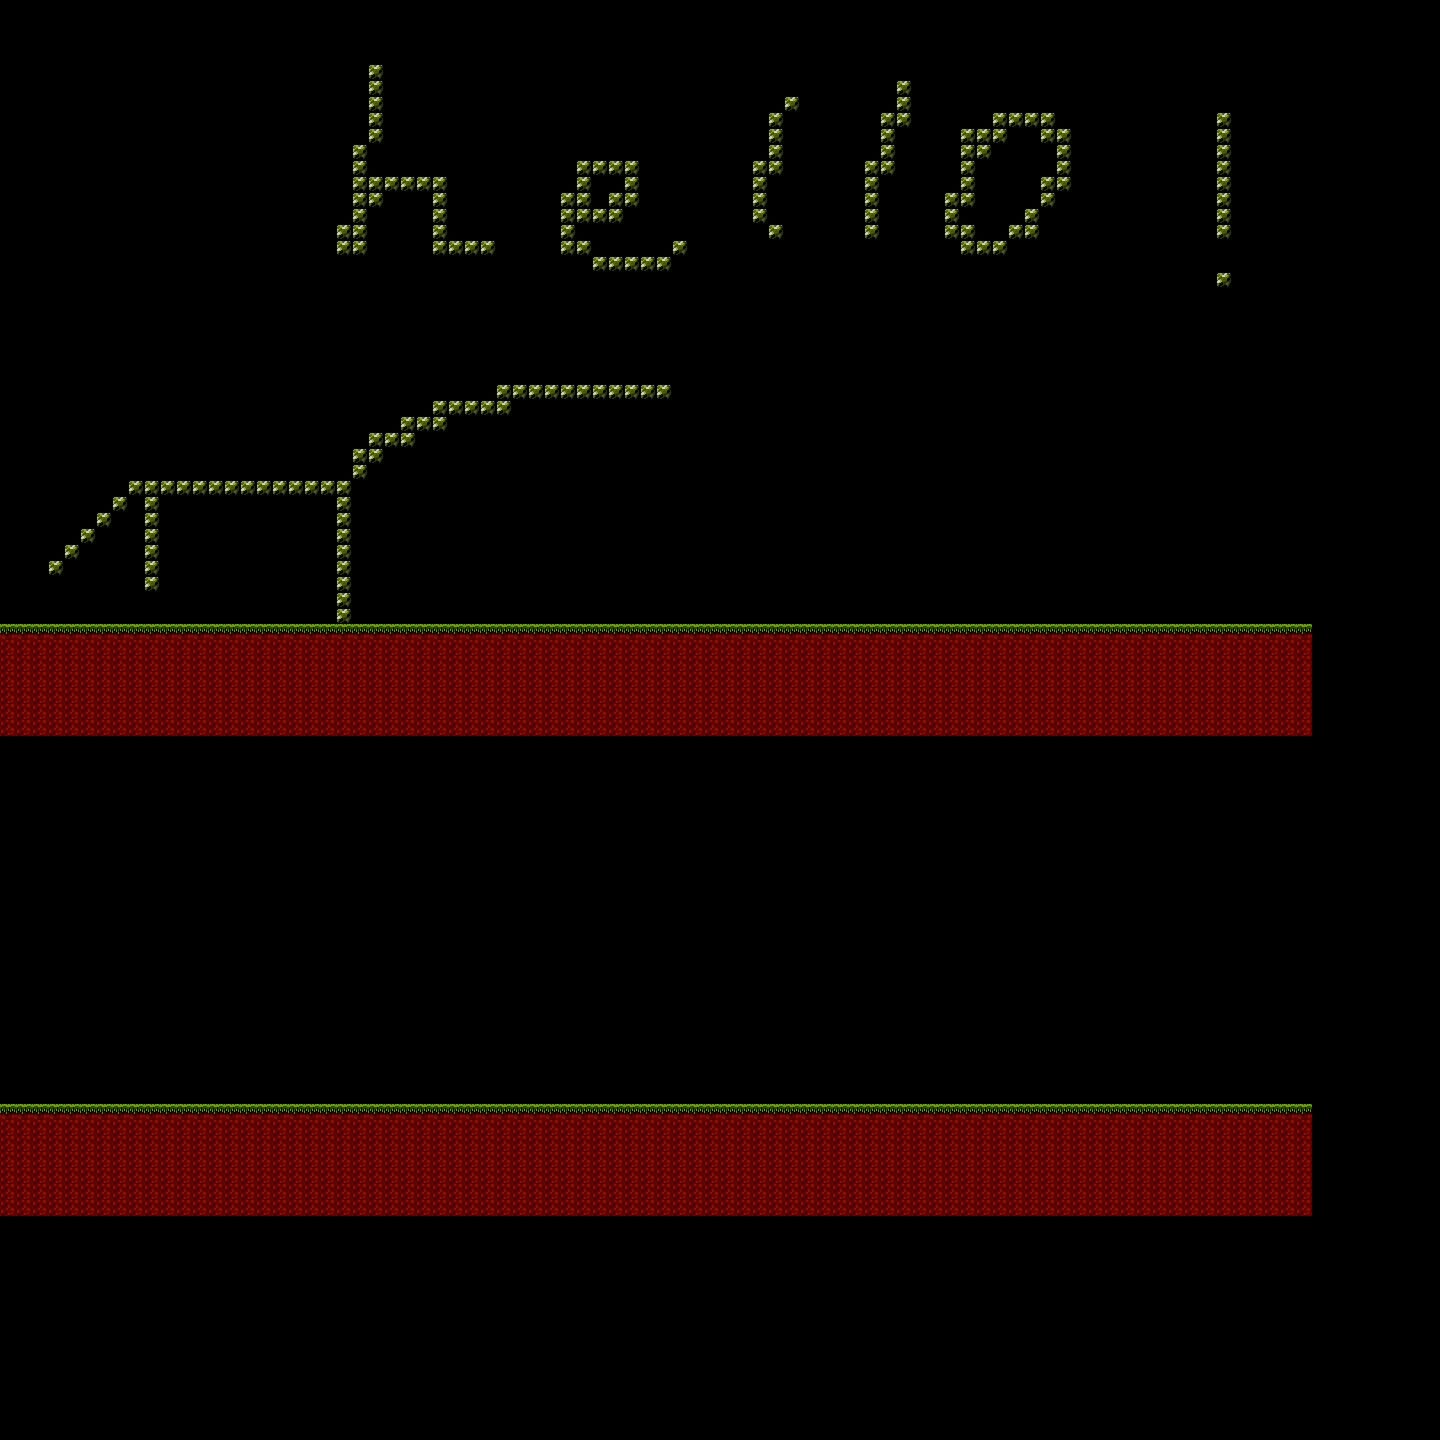

The image is a tile-based game level rendered from a .tmx file. Its description and source (layers, tilesets, objects; grid data summarised) follow:
An orthogonal 90x90 tile map with 16x16 px tiles, 1 tile layer (Ground) and 1 object (PlayerSpawn).

<map version="1.10" tiledversion="1.11.2" orientation="orthogonal" renderorder="right-down" width="90" height="90" tilewidth="16" tileheight="16" infinite="0" nextlayerid="4" nextobjectid="5">
 <tileset firstgid="1" source="tileset.tsx" />
 <layer id="1" name="Ground" width="90" height="90">
  <data>[8100 cells, 1316 non-empty, 3 distinct tile ids]</data>
 </layer>
 <objectgroup id="3" name="Object">
  <object id="3" name="PlayerSpawn" x="16" y="593" width="21" height="31" />
 </objectgroup>
</map>